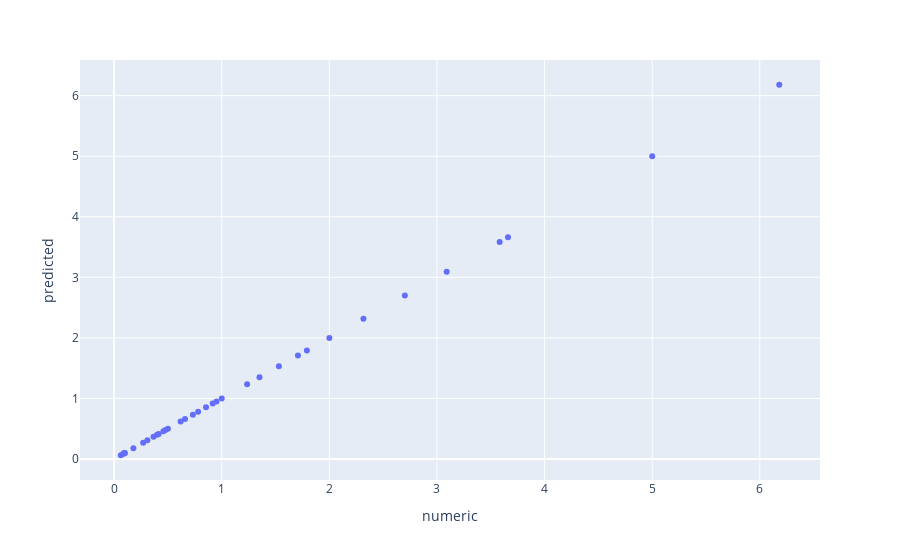

The cell this chart's notebook holds for it:
### Code cell
trace = []
for Q in [.1, .5, 1, 2, 5, 10]:
    for R in [.1, .5, 1, 2, 5, 10]:
        trace.append((Q, R, kalman_with_noise(Q, R, 100), .5*(sqrt(Q**2 + 4*Q*R)-Q)))

data = to_df(np.array(trace), columns=['Q', 'R', 'numeric', 'predicted'])
ex.scatter(data, x='numeric', y='predicted')

### Figure 1 — Plotly figure (JSON) as saved in the notebook; plotly's stock layout.template omitted (floating-point values rounded to 4 significant figures)
{"data": [{"hovertemplate": "numeric=%{x}<br>predicted=%{y}<extra></extra>", "legendgroup": "", "marker": {"color": "#636efa", "symbol": "circle"}, "mode": "markers", "name": "", "orientation": "v", "showlegend": false, "type": "scatter", "x": [0.0618, 0.1791, 0.2702, 0.4, 0.6589, 0.9512, 0.08541, 0.309, 0.5, 0.7808, 1.351, 2, 0.09161, 0.366, 0.618, 1, 1.791, 2.702, 0.09545, 0.4142, 0.7321, 1.236, 2.317, 3.583, 0.09808, 0.458, 0.8541, 1.531, 3.09, 5, 0.09902, 0.4772, 0.9161, 1.708, 3.66, 6.18], "xaxis": "x", "y": [0.0618, 0.1791, 0.2702, 0.4, 0.6589, 0.9512, 0.08541, 0.309, 0.5, 0.7808, 1.351, 2, 0.09161, 0.366, 0.618, 1, 1.791, 2.702, 0.09545, 0.4142, 0.7321, 1.236, 2.317, 3.583, 0.09808, 0.458, 0.8541, 1.531, 3.09, 5, 0.09902, 0.4772, 0.9161, 1.708, 3.66, 6.18], "yaxis": "y"}], "layout": {"autosize": true, "legend": {"tracegroupgap": 0}, "margin": {"t": 60}, "xaxis": {"anchor": "y", "autorange": true, "domain": [0, 1], "range": [-0.3083, 6.55], "title": {"text": "numeric"}, "type": "linear"}, "yaxis": {"anchor": "x", "autorange": true, "domain": [0, 1], "range": [-0.4119, 6.654], "title": {"text": "predicted"}, "type": "linear"}}}
